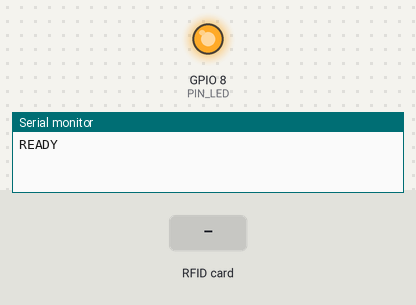
A sketch run on a simulated ESP32-C3. On the bench: output pins drawn as LEDs (lit = HIGH), the last lines printed to the serial monitor. The test bench sets the inputs (shaded band).

Above: at 1.2 s.
1.3 s: RFID card 5E 7A 19 C4 held to the reader
At 1.33 s:
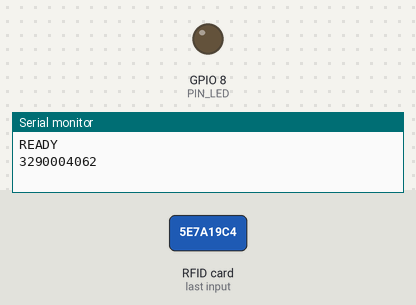
Timing chart, 0 to 4.3 s (numbered marks = the images above; inputs shaded):
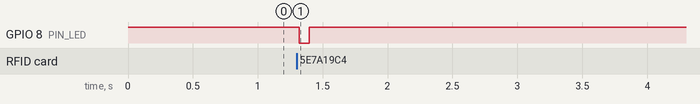

Measured:
- after the input at 1.3 s, GPIO 8 (PIN_LED): HIGH → LOW at once, → HIGH 0.08 s later

The sketch:

esp32c3_rc522.ino
```cpp
#include <SPI.h>
#include <MFRC522.h>

constexpr uint8_t PIN_SCK = 4;
constexpr uint8_t PIN_MISO = 5;
constexpr uint8_t PIN_MOSI = 6;
constexpr uint8_t PIN_SS = 7;
constexpr uint8_t PIN_RST = 3;
constexpr uint8_t PIN_LED = 8;

constexpr bool UID_LITTLE_ENDIAN = true;
constexpr uint32_t DEBOUNCE_MS = 500;
constexpr uint32_t HEALTH_CHECK_MS = 5000;
constexpr uint32_t LED_MS = 60;

MFRC522 rfid(PIN_SS, PIN_RST);

uint32_t lastUid = 0xFFFFFFFF;
uint32_t lastTapMs = 0;
uint32_t lastCheckMs = 0;
uint32_t ledOffAt = 0;
bool ledOn = false;
bool rc522Healthy = false;

static bool rc522Present()
{
  byte v = rfid.PCD_ReadRegister(MFRC522::VersionReg);
  return v != 0x00 && v != 0xFF;
}

// LED aktif rendah; dimatikan oleh loop() tanpa menahan pemindaian
static void ledPulse(uint32_t now)
{
  digitalWrite(PIN_LED, LOW);
  ledOn = true;
  ledOffAt = now + LED_MS;
}

static uint32_t uidToNumber(const MFRC522::Uid &uid)
{
  byte b[4] = {0, 0, 0, 0};
  for (uint8_t i = 0; i < 4 && i < uid.size; i++)
    b[i] = uid.uidByte[i];
  if (UID_LITTLE_ENDIAN)
  {
    return (uint32_t)b[0] | ((uint32_t)b[1] << 8) |
           ((uint32_t)b[2] << 16) | ((uint32_t)b[3] << 24);
  }
  return ((uint32_t)b[0] << 24) | ((uint32_t)b[1] << 16) |
         ((uint32_t)b[2] << 8) | (uint32_t)b[3];
}

static void initReader()
{
  rfid.PCD_Init();
  delay(10);
  if (rc522Present())
  {
    rfid.PCD_SetAntennaGain(rfid.RxGain_max);
    if (!rc522Healthy)
      Serial.println("READY");
    rc522Healthy = true;
  }
  else
  {
    if (rc522Healthy || lastCheckMs == 0)
      Serial.println("ERR:RC522");
    rc522Healthy = false;
  }
}

void setup()
{
  pinMode(PIN_LED, OUTPUT);
  digitalWrite(PIN_LED, HIGH);

  Serial.begin(115200);
  uint32_t t0 = millis();
  while (!Serial && millis() - t0 < 2000)
    delay(10);

  SPI.begin(PIN_SCK, PIN_MISO, PIN_MOSI, PIN_SS);
  initReader();
  lastCheckMs = millis();
}

void loop()
{
  uint32_t now = millis();

  if (ledOn && (int32_t)(now - ledOffAt) >= 0)
  {
    digitalWrite(PIN_LED, HIGH);
    ledOn = false;
  }

  if (now - lastCheckMs >= HEALTH_CHECK_MS)
  {
    lastCheckMs = now;
    if (!rc522Present() || !rc522Healthy)
      initReader();
  }
  if (!rc522Healthy)
  {
    delay(50);
    return;
  }

  if (!rfid.PICC_IsNewCardPresent())
    return;
  if (!rfid.PICC_ReadCardSerial())
    return;

  uint32_t uid = uidToNumber(rfid.uid);

  bool duplicate = (uid == lastUid) && (now - lastTapMs < DEBOUNCE_MS);
  if (!duplicate)
  {
    char line[16];
    snprintf(line, sizeof(line), "%010lu", (unsigned long)uid);
    Serial.println(line);
    Serial.flush();
    lastUid = uid;
    lastTapMs = now;
    ledPulse(now);
  }

  rfid.PICC_HaltA();
  rfid.PCD_StopCrypto1();
}
```
